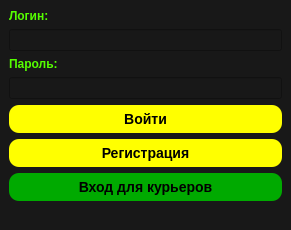
<?xml version="1.0" encoding="UTF-8"?>
<ui version="4.0">
 <class>MainWindow</class>
 <widget class="QMainWindow" name="MainWindow">
  <property name="geometry">
   <rect>
    <x>0</x>
    <y>0</y>
    <width>291</width>
    <height>226</height>
   </rect>
  </property>
  <property name="windowTitle">
   <string>MainWindow</string>
  </property>
  <widget class="QWidget" name="centralwidget">
   <property name="styleSheet">
    <string notr="true">background: rgb(24, 24, 24)</string>
   </property>
   <layout class="QVBoxLayout" name="verticalLayout">
    <item>
     <widget class="QLabel" name="label_2">
      <property name="styleSheet">
       <string notr="true">QLabel {color: rgb(85, 255, 0);
			 font: bold;			}</string>
      </property>
      <property name="text">
       <string>Логин:</string>
      </property>
     </widget>
    </item>
    <item>
     <widget class="QLineEdit" name="lineEdit">
      <property name="styleSheet">
       <string notr="true">QLineEdit {color: rgb(85, 255, 0);
			 font: bold;			}</string>
      </property>
     </widget>
    </item>
    <item>
     <widget class="QLabel" name="label_3">
      <property name="styleSheet">
       <string notr="true">QLabel {color: rgb(85, 255, 0);
			 font: bold;			}</string>
      </property>
      <property name="text">
       <string>Пароль:</string>
      </property>
     </widget>
    </item>
    <item>
     <widget class="QLineEdit" name="lineEdit_2">
      <property name="styleSheet">
       <string notr="true">QLineEdit{color: rgb(85, 255, 0);
			 font: bold;			}</string>
      </property>
     </widget>
    </item>
    <item>
     <widget class="QPushButton" name="pushButton">
      <property name="styleSheet">
       <string notr="true">QPushButton {background-color: rgb(255, 255, 0);
     border-style: outset;
     border-radius: 10px;
     border-color: beige;
     font: bold 14px;
     min-width: 10em;
     padding: 6px;}
QPushButton::hover{background-color: rgb(217, 217, 0)}
QPushButton::pressed{background-color: rgb(181, 181, 0)}</string>
      </property>
      <property name="text">
       <string>Войти</string>
      </property>
     </widget>
    </item>
    <item>
     <widget class="QPushButton" name="pushButton_2">
      <property name="styleSheet">
       <string notr="true">QPushButton {background-color: rgb(255, 255, 0);
     border-style: outset;
     border-radius: 10px;
     border-color: beige;
     font: bold 14px;
     min-width: 10em;
     padding: 6px;}
QPushButton::hover{background-color: rgb(217, 217, 0)}
QPushButton::pressed{background-color: rgb(181, 181, 0)}</string>
      </property>
      <property name="text">
       <string>Регистрация</string>
      </property>
     </widget>
    </item>
    <item>
     <widget class="QPushButton" name="pushButton_3">
      <property name="styleSheet">
       <string notr="true">QPushButton {background-color:rgb(0, 170, 0);
     border-style: outset;
     border-radius: 10px;
     border-color: beige;
     font: bold 14px;
     min-width: 10em;
     padding: 6px;}
QPushButton::hover{background-color: rgb(0, 243, 0)}
QPushButton::pressed{background-color: rgb(0, 74, 0)}</string>
      </property>
      <property name="text">
       <string>Вход для курьеров</string>
      </property>
     </widget>
    </item>
    <item>
     <widget class="QLabel" name="label">
      <property name="styleSheet">
       <string notr="true">QLabel {color: rgb(85, 255, 0);
			 font: bold;			}</string>
      </property>
      <property name="text">
       <string/>
      </property>
     </widget>
    </item>
   </layout>
  </widget>
 </widget>
 <resources/>
 <connections/>
</ui>
